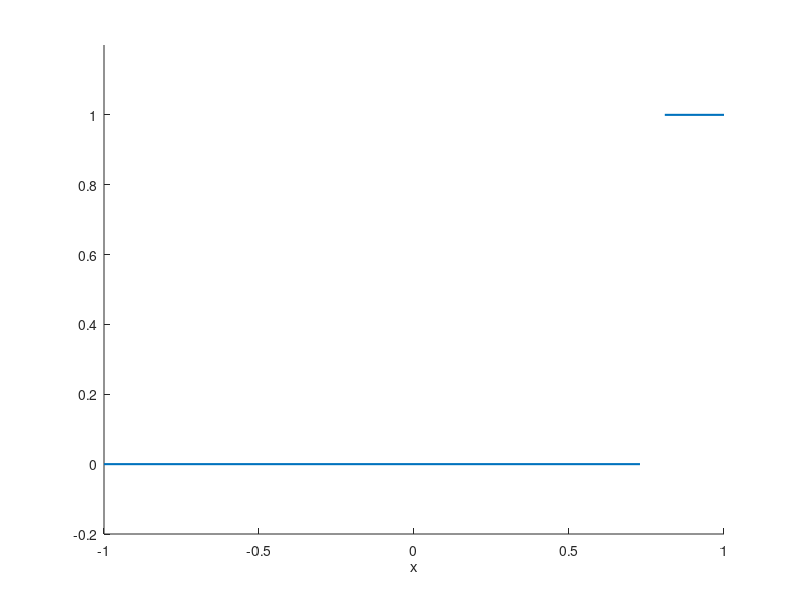

MATLAB code for this plot: (Note: this script raises an error after producing the figure.)
clc; clear; close all;

%% parameters
omega_p = 0.2*pi;
omega_s = 0.24*pi;
x_p = cos(omega_p);
x_s = cos(omega_s);
L = 32; % polynomial order

%% init.
figure(1);
line([-1 x_s],[0 0],'linewidth',1.5); hold on;
line([x_p, 1],[1 1],'linewidth',1.5);
set(gca,'ylim',[-0.2 1.2]);
xlabel('x');
df = pi/(L+1);
ff = pi:-df:0;
xx = cos(ff); xx = xx(:);
[dis,ind] = min(abs(xx-x_p));
xx(ind) = x_p;
xx(ind-1) = x_s;

%% main algorithm
notFinish = 1; % decide if optimum is found
count = 0; % count iteraion times
maxIt = 80; % max allowed iteration
while notFinish
    L_plus_what = length(xx) - L; % literally L plus "what"
    count = count + 1;
    if count > maxIt
        fprintf('Iteration stops!\n\n');
        break;
    end
    %% Polynomial fitting
    A = zeros(L+L_plus_what,L+L_plus_what);
    A(:,1) = 1;
    for m = 2:L+L_plus_what-1
        A(:,m) = A(:,m-1).* xx;
    end
    A(:,L+L_plus_what) = (-1).^(1:L+L_plus_what);
    b = zeros(L+L_plus_what,1);
    b(ind:end) = 1; 
    y = A\b;
    delta = abs(y(end));
    P = y(1:end-1);
    xplotloc = -1.0:0.001:1.0; 
    len = length(xplotloc);
    p_x = zeros(size(xplotloc)); 
    for j = 1:len
        thisterm = 1;
        for m = 1:L+L_plus_what-1
            p_x(j) = p_x(j) + P(m)*thisterm;
            thisterm = thisterm * xplotloc(j);
        end
    end
    %% STUDENTS: WRITE THE FUNCTION newArgument()
    try
        [arg, mag] = newArgument(p_x, xplotloc, L, delta, x_p, x_s);
    catch
        clear; close all;
        error('Students have to write the function newArgument()');
    end
    %% check if the polynomial is optimal
    IsOptimal = isOptimal(mag, delta);
    IsntOptimal = ~IsOptimal;
    notFinish = IsntOptimal;
    %% if the new argument is almost identical to 
    %  the old argument, then we say optimum is found
    try
        if max(abs(sort(arg) - xx.')) < 0.001*pi
            notFinish = 0; 
        end
    catch
    end
    %% feed the new argument into the next iteration
    xx = sort(arg); xx = xx.';
end

%% plotting
line([-1 x_s],[delta delta],'linestyle','--','color','red');
line([x_p 1],[1+delta 1+delta],'linestyle','--','color','red');
line([-1 x_s],[-delta -delta],'linestyle','--','color','red');
line([x_p 1],[1-delta 1-delta],'linestyle','--','color','red');
plot(xplotloc,p_x);
% scatter(arg, mag, 'filled');

%% find FIR coefficients
try
    h = findFIRcoeff(P);
catch
    clear; close all;
    error('Students have to include myChebyPol() from HW7');
end
   
figure,
[H,w] = freqz(h, 1, 2048);
plot(w, abs(H)); hold on
scatter([omega_p,omega_s], [1-delta,delta],'filled')
text([1.1*omega_p,1.1*omega_s], [1.05-1.05*delta,1.3*(L/6)*delta],...
     {['|H(\omega_p)|,   \omega_p = ',num2str(omega_p/pi),'\pi'],...
      ['|H(\omega_s)|,   \omega_s = ',num2str(omega_s/pi),'\pi']});
line([omega_s, pi],[delta delta],'linestyle','--','color','red');
line([0 omega_p],[1+delta 1+delta],'linestyle','--','color','red');
line([0 omega_p],[1-delta 1-delta],'linestyle','--','color','red'); hold off

%% delta
fprintf('delta is %.3f\n', delta);
